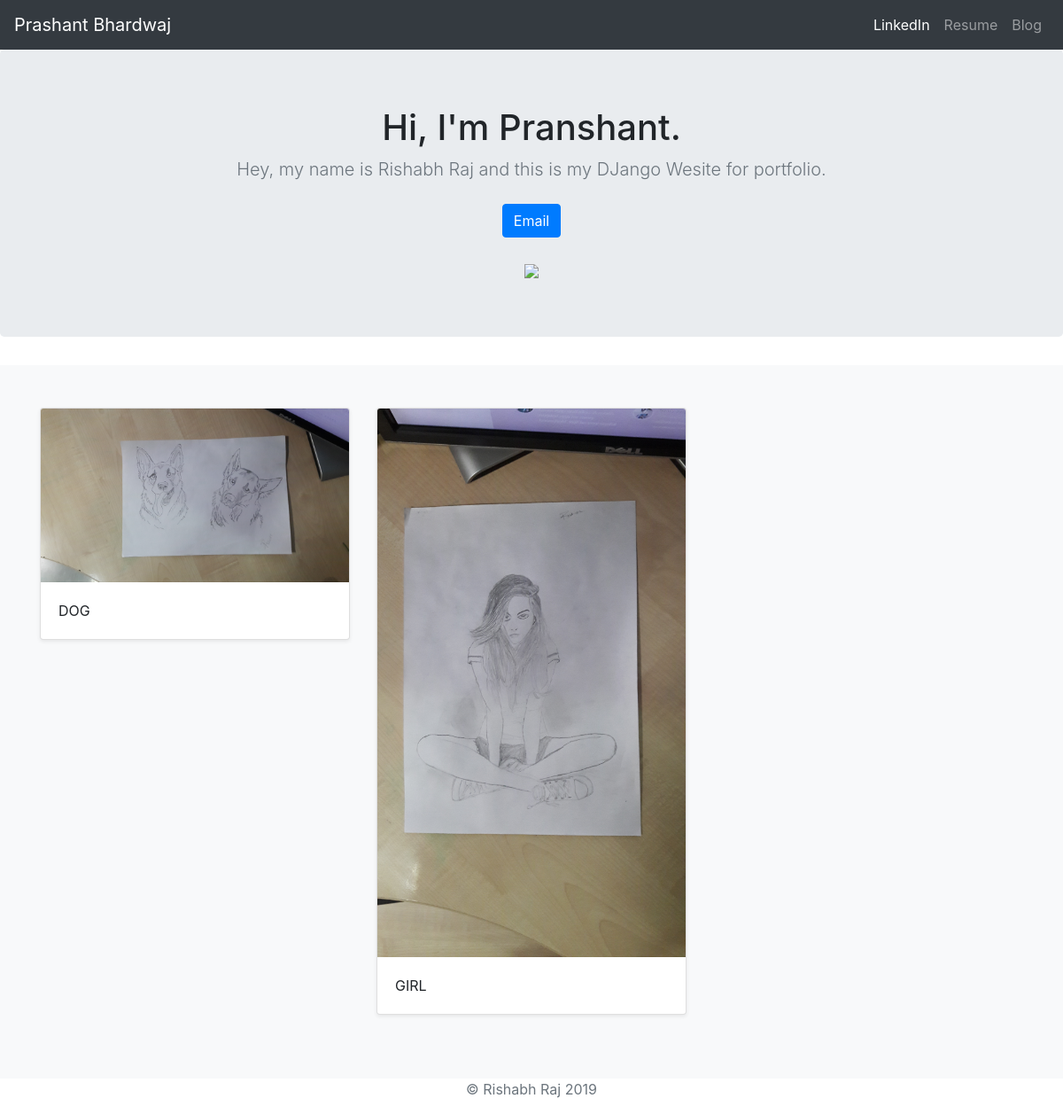
The page / on the database its author committed.
### jobs/models.py (models this page shows, shortened)
class Job(models.Model):
	image = models.ImageField(upload_to='images/')
	summary = models.CharField(max_length=200)

### jobs/views.py (the view)
# urls.py: 2. Add a URL to urlpatterns:  path('', views.home, name='home')
def home(request):
	jobs = Job.objects
	return render(request, 'jobs/home.html',{'jobs':jobs})

### jobs/templates/jobs/home.html (shortened to what this page needs)
<!doctype html>
<html lang="en">
  <head>
  	{% load staticfiles %}
<link rel="stylesheet" href="https://stackpath.bootstrapcdn.com/bootstrap/4.3.1/css/bootstrap.min.css">
  </head>
  <body>
    <header>
  <nav class="navbar navbar-expand-lg navbar-dark bg-dark">
  <a class="navbar-brand" href="{% url 'home' %}">Prashant Bhardwaj</a>
  <div class="collapse navbar-collapse" id="navbarNavAltMarkup">
    <div class="navbar-nav ml-auto">
      <a class="nav-item nav-link active" href="">LinkedIn</a>
      <a class="nav-item nav-link" href="{% static 'rishabh_resume_1.pdf' %}">Resume</a>
      <a class="nav-item nav-link" href="{%url 'allblogs'%}">Blog</a>
    </div>
  </div>
</nav>
</header>
<main role="main">
  <section class="jumbotron text-center">
    <div class="container">
      <h1 class="jumbotron-heading">Hi, I'm Pranshant.</h1>
      <p class="lead text-muted">Hey, my name is Rishabh Raj and this is my
      DJango Wesite for portfolio.</p>
      <p>
        <a href="mailto:rishabhraj123@gmail.com" class="btn btn-primary my-2">Email</a>
      </p>
      <img src="{% static 'photo.jpg' %}" height='300'/>
    </div>
  </section>
  <div class="album py-5 bg-light">
    <div class="container">
      <div class="row">
      	{% for job in jobs.all %}
        <div class="col-md-4">
          <div class="card mb-4 shadow-sm">
            <img class ="card-img-top" src ="{{job.image.url}}" />
            <div class="card-body">
              <p class="card-text">{{job.summary}}</p>
            </div>
          </div>
        </div>
        {% endfor %}
      </div>
    </div>
  </div>
</main>
<footer class="text-muted">
  <div class="container text-center">
    <p>© Rishabh Raj {% now "Y" %}</p>
  </div>
</footer>
</body>
</html>

### rows shown on the page
Job: image (picture), summary "DOG"
Job: image (picture), summary "GIRL"
